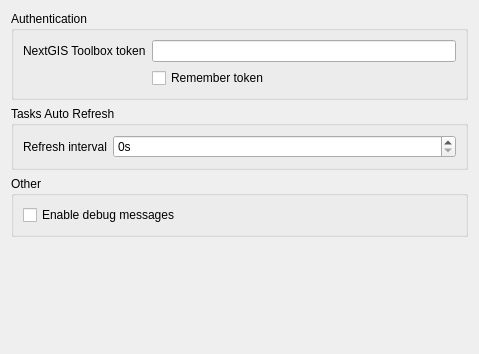
<?xml version="1.0" encoding="UTF-8"?>
<ui version="4.0">
 <class>NgToolboxPluginSettingsPageBase</class>
 <widget class="QWidget" name="NgToolboxPluginSettingsPageBase">
  <property name="geometry">
   <rect>
    <x>0</x>
    <y>0</y>
    <width>479</width>
    <height>354</height>
   </rect>
  </property>
  <property name="windowTitle">
   <string>Form</string>
  </property>
  <layout class="QVBoxLayout" name="verticalLayout">
   <item>
    <widget class="QGroupBox" name="nextgis_toolbox_token_group_box">
     <property name="sizePolicy">
      <sizepolicy hsizetype="Preferred" vsizetype="Fixed">
       <horstretch>0</horstretch>
       <verstretch>0</verstretch>
      </sizepolicy>
     </property>
     <property name="title">
      <string>Authentication</string>
     </property>
     <layout class="QFormLayout" name="formLayout">
      <item row="0" column="0">
       <widget class="QLabel" name="toolbox_token_label">
        <property name="sizePolicy">
         <sizepolicy hsizetype="Fixed" vsizetype="Preferred">
          <horstretch>0</horstretch>
          <verstretch>0</verstretch>
         </sizepolicy>
        </property>
        <property name="text">
         <string>NextGIS Toolbox token</string>
        </property>
       </widget>
      </item>
      <item row="0" column="1">
       <widget class="QLineEdit" name="nextgis_toolbox_token_line_edit">
        <property name="sizePolicy">
         <sizepolicy hsizetype="Expanding" vsizetype="Preferred">
          <horstretch>0</horstretch>
          <verstretch>0</verstretch>
         </sizepolicy>
        </property>
        <property name="clearButtonEnabled">
         <bool>true</bool>
        </property>
       </widget>
      </item>
      <item row="1" column="1">
       <widget class="QCheckBox" name="remember_token_check_box">
        <property name="sizePolicy">
         <sizepolicy hsizetype="Fixed" vsizetype="Preferred">
          <horstretch>0</horstretch>
          <verstretch>0</verstretch>
         </sizepolicy>
        </property>
        <property name="text">
         <string>Remember token</string>
        </property>
       </widget>
      </item>
     </layout>
    </widget>
   </item>
   <item>
    <widget class="QGroupBox" name="tasks_auto_refresh_group_box">
     <property name="title">
      <string>Tasks Auto Refresh</string>
     </property>
     <layout class="QVBoxLayout" name="verticalLayout_3">
      <item>
       <layout class="QFormLayout" name="formLayout_2">
        <item row="0" column="0">
         <widget class="QLabel" name="refresh_tasks_interval_label">
          <property name="sizePolicy">
           <sizepolicy hsizetype="Fixed" vsizetype="Preferred">
            <horstretch>0</horstretch>
            <verstretch>0</verstretch>
           </sizepolicy>
          </property>
          <property name="text">
           <string>Refresh interval</string>
          </property>
         </widget>
        </item>
        <item row="0" column="1">
         <widget class="QSpinBox" name="refresh_tasks_interval_spinbox">
          <property name="sizePolicy">
           <sizepolicy hsizetype="Minimum" vsizetype="Preferred">
            <horstretch>0</horstretch>
            <verstretch>0</verstretch>
           </sizepolicy>
          </property>
          <property name="suffix">
           <string>s</string>
          </property>
         </widget>
        </item>
       </layout>
      </item>
     </layout>
    </widget>
   </item>
   <item>
    <widget class="QGroupBox" name="other_group">
     <property name="title">
      <string>Other</string>
     </property>
     <layout class="QVBoxLayout" name="verticalLayout_4">
      <item>
       <widget class="QCheckBox" name="debug_checkbox">
        <property name="text">
         <string>Enable debug messages</string>
        </property>
       </widget>
      </item>
     </layout>
    </widget>
   </item>
   <item>
    <spacer name="verticalSpacer">
     <property name="orientation">
      <enum>Qt::Vertical</enum>
     </property>
     <property name="sizeHint" stdset="0">
      <size>
       <width>20</width>
       <height>40</height>
      </size>
     </property>
    </spacer>
   </item>
  </layout>
 </widget>
 <resources/>
 <connections/>
</ui>
